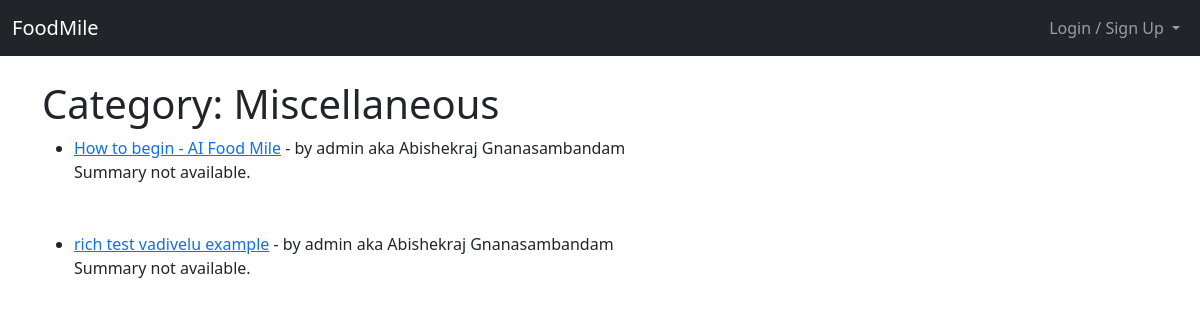
/category/miscellaneous/, run on the app's committed database.
### foodmileblog/models.py (models this page shows, shortened)
class Post(models.Model):
    title = models.CharField(max_length=255)
    header_image = models.ImageField(null=True, blank=True, upload_to="images/")
    last_updated = models.DateTimeField(default=now, blank=True)
    last_updated_short = models.DateField(default=now, blank=True)
    author = models.ForeignKey(User, on_delete=models.CASCADE) # if user is deleted, we also "cascade" delete all posts of that user, default 1 is admin
    body = RichTextField(blank=True, null=True)
    category = models.CharField(max_length=255, default="miscellaneous")
    likes = models.ManyToManyField(User, related_name='blog_posts')
    summary = models.CharField(max_length=255, default="Summary not available.") # down the line we can use AI to summarise post content
    author_full_name = models.CharField(max_length=100)

### foodmileblog/views.py (the view)
# urls.py: path('category/<str:ctg>/', CategoryView, name="category"),
def CategoryView(request, ctg):
    posts_of_category = Post.objects.filter(category=ctg.replace('-', ' '))
    return render(request, 'categories.html', {'ctg':ctg.title().replace('-', ' '), 'posts_of_category':posts_of_category})

### foodmileblog/templates/categories.html (shortened to what this page needs)
{% extends 'base.html' %}
{% block content %}
{% if posts_of_category %}
<h1> Category: {{ ctg }}  </h1>
<ul>
{% for post in posts_of_category %}
    <li><a href="{% url 'article-detail' post.pk %}">{{ post.title }}</a> - by {{ post.author }}
        aka {{ post.author.first_name }} {{ post.author.last_name}} <br/>
        {{ post.summary }}
        <br/>
        <br/><br/>
    </li>
{% endfor %}
</ul>
{% else %}
    <h3> 404 Oops!! this page does not exist. </h3>
{% endif %}
{% endblock %}

### data on the page
Post: title "How to begin - AI Food Mile", author "admin", author.first_name "Abishekraj", author.last_name "Gnanasambandam", summary "Summary not available."
Post: title "rich test vadivelu example", author "admin", author.first_name "Abishekraj", author.last_name "Gnanasambandam", summary "Summary not available."

### other printed values
{{ ctg }} "Miscellaneous"
